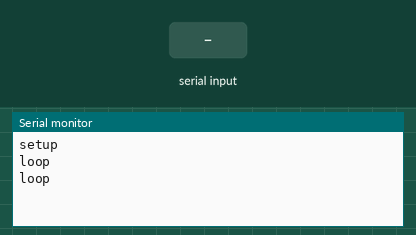
Recording of a sketch running on a simulated Arduino Uno, built with avr-gcc and run on an emulated ATmega328P. On the bench: the last lines printed to the serial monitor. The test bench sets the inputs (shaded band).

Above: at 1.2 s.
1.3 s: "1" received over Serial
At 2.8 s:
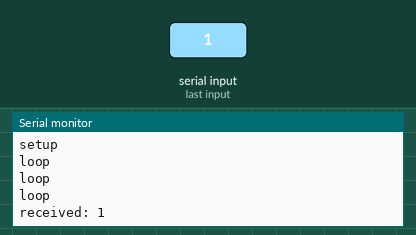
3.5 s: "0" received over Serial
At 4.5 s:
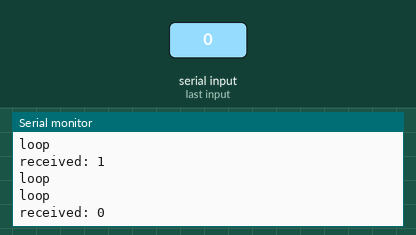
5.0 s: "2" received over Serial
At 6.8 s:
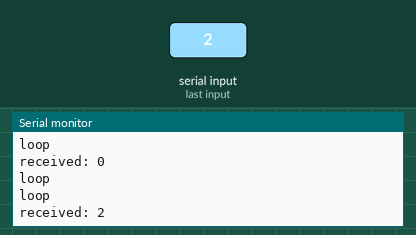

Measured:
- after the input at 1.3 s, the serial monitor: prints a new line after 0.71 s (image 1)
- after the input at 3.5 s, the serial monitor: prints a new line after 0.51 s (image 2)
- after the input at 5.0 s, the serial monitor: prints a new line after 1.0 s (image 3)

The sketch:

sketch.ino
```cpp
void setup() {
  Serial.begin(9600);
  while(!Serial); // wait for the UART to be ready
  Serial.println("setup");
}

void loop() {
  char buffer[64]; int i;
  Serial.println("loop");
  for(i = 0; i < 63; i++)
    if(Serial.available()) buffer[i]=Serial.read();
    else break;
  buffer[i] = 0;
  if(i > 0) {
    Serial.print("received: ");
    Serial.println(buffer);
  }
  delay(1000);
}
```
